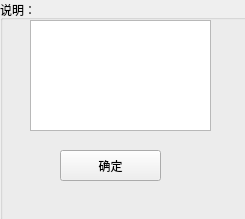
<?xml version="1.0" encoding="UTF-8"?>
<ui version="4.0">
 <class>Form</class>
 <widget class="QWidget" name="Form">
  <property name="geometry">
   <rect>
    <x>0</x>
    <y>0</y>
    <width>245</width>
    <height>219</height>
   </rect>
  </property>
  <property name="windowTitle">
   <string>Form</string>
  </property>
  <widget class="QGroupBox" name="groupBox">
   <property name="geometry">
    <rect>
     <x>0</x>
     <y>0</y>
     <width>251</width>
     <height>221</height>
    </rect>
   </property>
   <property name="title">
    <string>说明：</string>
   </property>
   <widget class="QTextEdit" name="textEdit">
    <property name="geometry">
     <rect>
      <x>30</x>
      <y>20</y>
      <width>181</width>
      <height>111</height>
     </rect>
    </property>
   </widget>
   <widget class="QPushButton" name="pushButton">
    <property name="geometry">
     <rect>
      <x>60</x>
      <y>150</y>
      <width>101</width>
      <height>31</height>
     </rect>
    </property>
    <property name="text">
     <string>确定</string>
    </property>
   </widget>
  </widget>
 </widget>
 <resources/>
 <connections/>
</ui>
